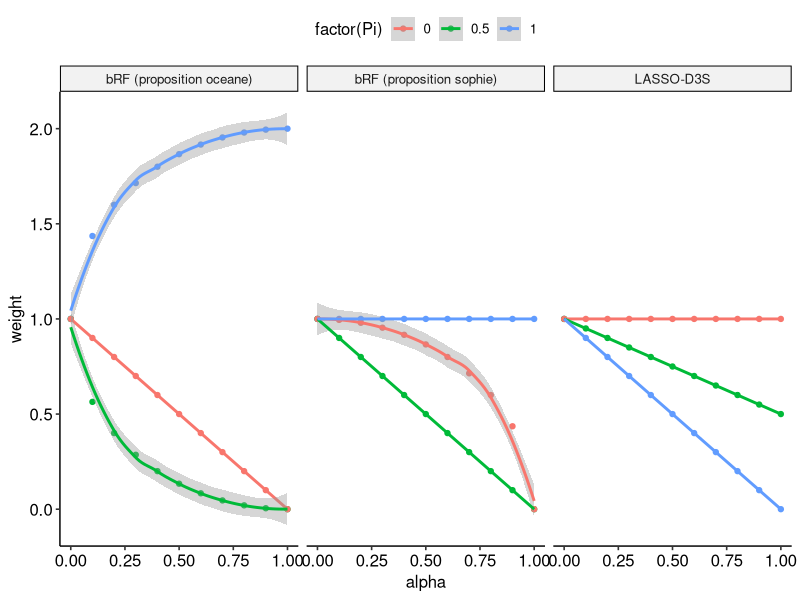

This figure's R source:
library(tidyr)
library(ggplot2)
library(ggpubr)

ALPHAS <- seq(0,1, by = 0.1)


weights_rf <- function(pi, alpha){
  if (pi == 1)
    return(sqrt(1-(alpha-1)^2)+1)
  if(pi==0)
    return(1-alpha)
  if(pi == 0.5)
    return(-sqrt(1-(alpha-1)^2)+1)
}

weights_sophie <- function(pi, alpha){
  if (pi == 1)
    return(1)
  if(pi==0.5)
    return(1-alpha)
  if(pi == 0)
    return(sqrt(1-(alpha)^2))
}


weights_lasso <- function(pi, alpha){
  return(1 - pi * alpha)
}


links <- data.frame("Pi" = rep(c(1, 0.5, 0), each = 11),
                    "alpha" = rep(ALPHAS, 3),
                    "bRF (proposition oceane)" = mapply(weights_rf, rep(c(1, 0.5, 0), each = 11), rep(ALPHAS, 3)),
                    "bRF (proposition sophie)" = mapply(weights_sophie, rep(c(1, 0.5, 0), each = 11), rep(ALPHAS, 3)),
                    "LASSO-D3S" = mapply(weights_lasso, rep(c(1, 0.5, 0), each = 11), rep(ALPHAS, 3)), check.names = F)

links %>%
  gather(key = "method", value = "weight", `bRF (proposition oceane)`, `bRF (proposition sophie)`, `LASSO-D3S`) %>%
  ggplot(aes(x=alpha, y=weight, color = factor(Pi))) + 
  geom_point() +
  facet_wrap(~method) + 
  geom_smooth() +
  theme_pubr()

